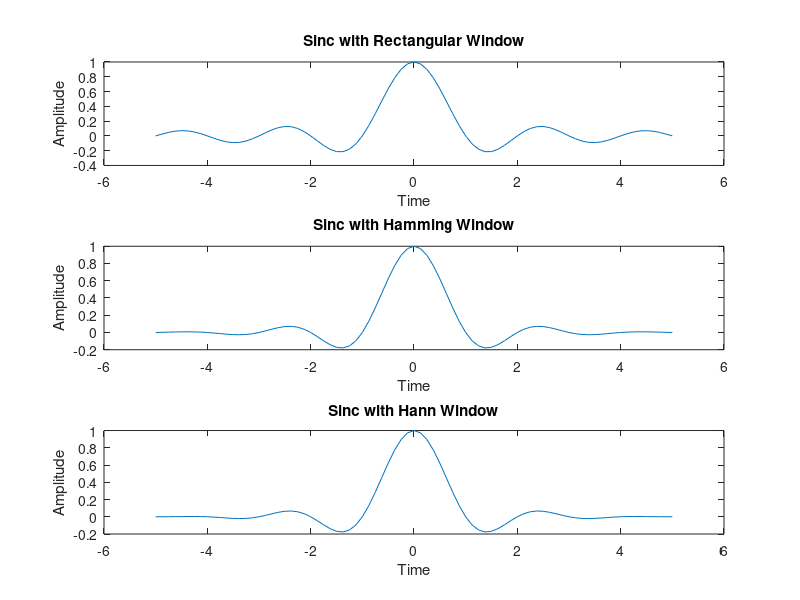
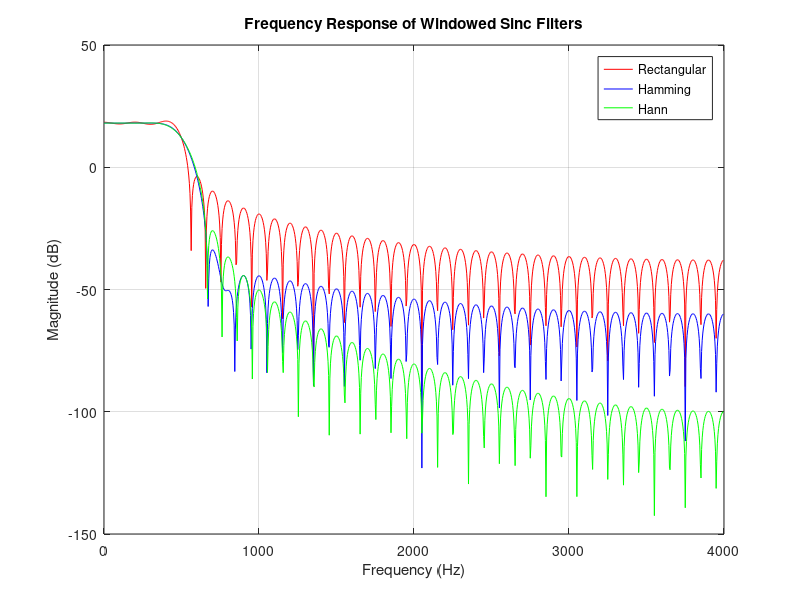

MATLAB code to generate these figures, in order:
% Parameters
sps = 8;                 % Samples per symbol
span = 10;               % Symbols
N = span * sps + 1;      % Total number of samples
t = (-span/2 : 1/sps : span/2);  % Time vector

% Ideal sinc pulse
sincPulse = sinc(t);

% Define windows
rectWindow = ones(size(sincPulse));              % Rectangular (no taper)
hammingWindow = hamming(length(sincPulse))';     % Hamming window
hannWindow = hann(length(sincPulse))';           % Hann window

% Apply windows
sincRect = sincPulse .* rectWindow;
sincHamming = sincPulse .* hammingWindow;
sincHann = sincPulse .* hannWindow;

% Plot Time Domain
figure;
subplot(3,1,1); plot(t, sincRect); title('Sinc with Rectangular Window'); xlabel('Time'); ylabel('Amplitude');
subplot(3,1,2); plot(t, sincHamming); title('Sinc with Hamming Window'); xlabel('Time'); ylabel('Amplitude');
subplot(3,1,3); plot(t, sincHann); title('Sinc with Hann Window'); xlabel('Time'); ylabel('Amplitude');

% Plot Frequency Domain
figure;
[H1, f] = freqz(sincRect, 1, 1024, sps*1e3);
[H2, ~] = freqz(sincHamming, 1, 1024, sps*1e3);
[H3, ~] = freqz(sincHann, 1, 1024, sps*1e3);

plot(f, 20*log10(abs(H1)), 'r', 'DisplayName','Rectangular');
hold on;
plot(f, 20*log10(abs(H2)), 'b', 'DisplayName','Hamming');
plot(f, 20*log10(abs(H3)), 'g', 'DisplayName','Hann');
legend;
xlabel('Frequency (Hz)');
ylabel('Magnitude (dB)');
title('Frequency Response of Windowed Sinc Filters');
grid on;
